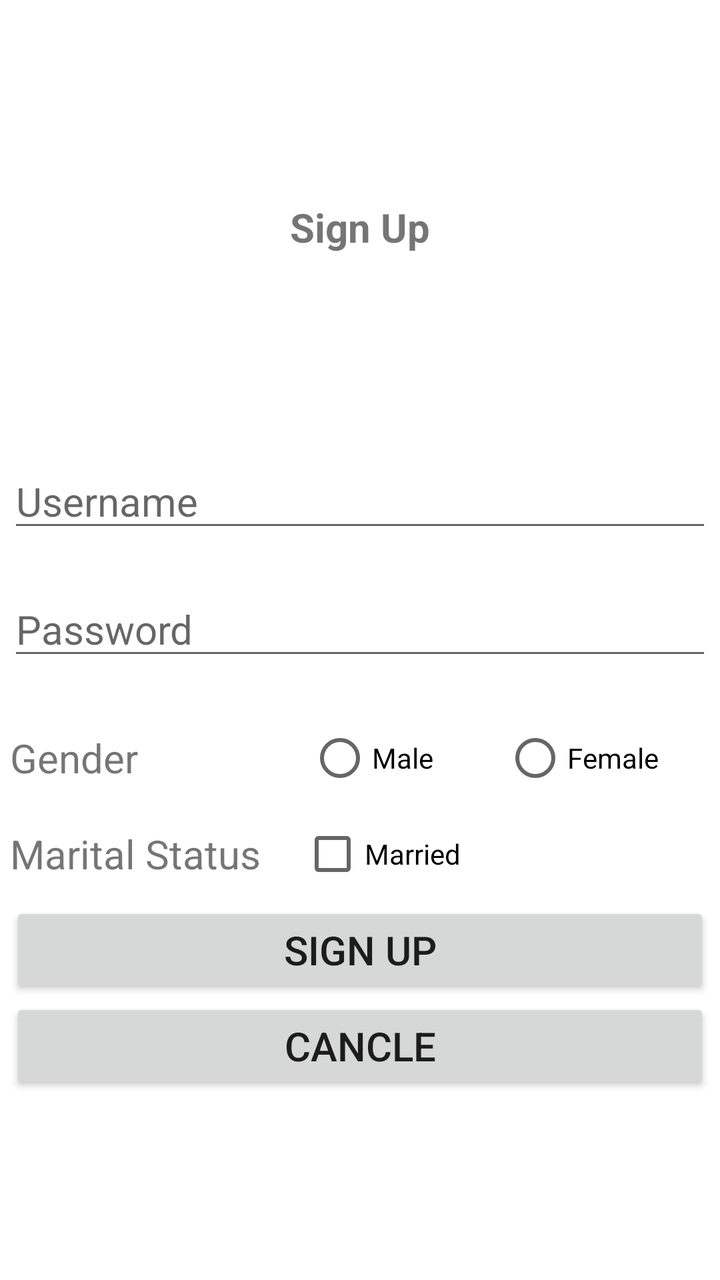
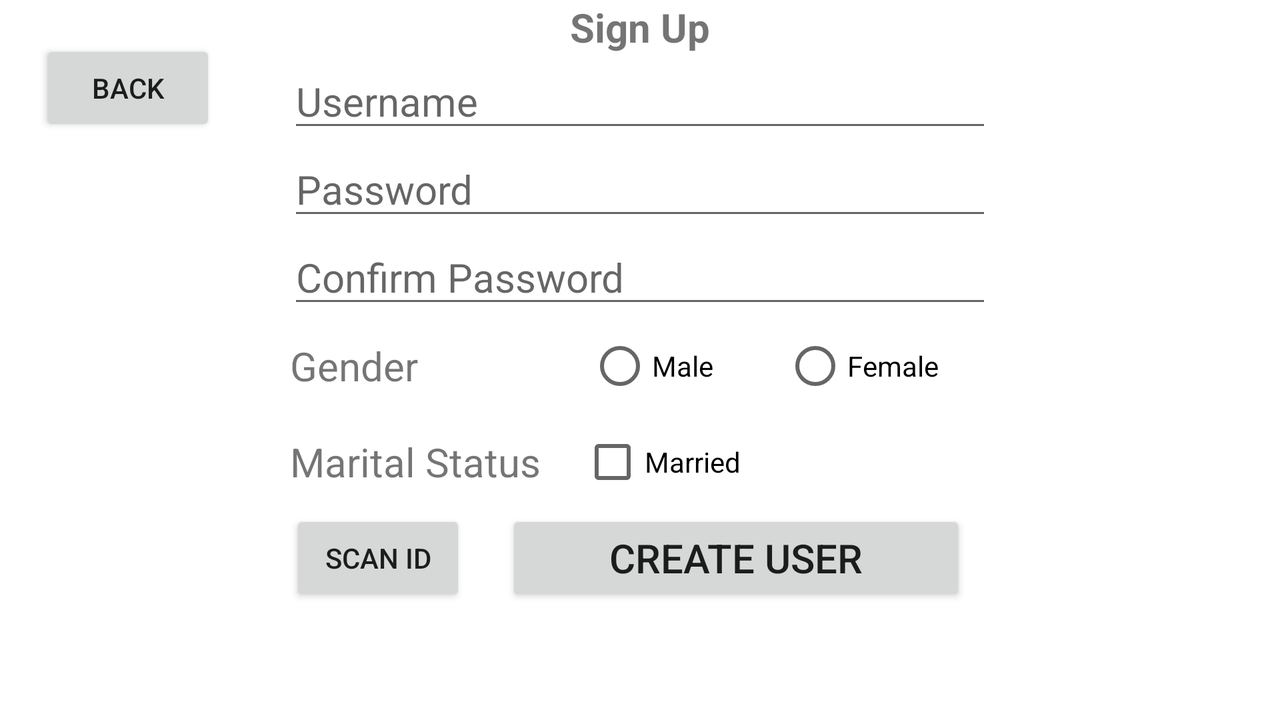

First picture: res/layout/ on a phone held upright. Second picture: the repository's own variant of that layout, on a device whose configuration matches the variant's folder. Source for both follows.
<!-- AndroidManifest.xml: application theme Theme.MAD_LAB -->
<!-- res/layout/activity_signup.xml -->
<?xml version="1.0" encoding="utf-8"?>
<RelativeLayout xmlns:android="http://schemas.android.com/apk/res/android"
    xmlns:app="http://schemas.android.com/apk/res-auto"
    xmlns:tools="http://schemas.android.com/tools"
    android:layout_width="match_parent"
    android:layout_height="match_parent"
    tools:context=".SignUpActivity">

    <TextView
        android:id="@+id/tv_signUp"
        android:layout_width="wrap_content"
        android:layout_height="wrap_content"
        android:layout_alignParentTop="true"
        android:layout_centerVertical="true"
        android:layout_centerHorizontal="true"
        android:text="Sign Up"
        android:textSize="20dp"
        android:textStyle="bold"
        android:layout_marginBottom="100dp"
        android:layout_marginTop="100dp"
        />

    <EditText
        android:id="@+id/et_Username"
        android:layout_width="352dp"
        android:layout_height="wrap_content"
        android:layout_centerHorizontal="true"
        android:layout_below="@id/tv_signUp"
        android:hint="Username"
        android:textSize="20dp"
        android:layout_marginBottom="20dp"
        />

    <EditText
        android:id="@+id/et_Password"
        android:layout_width="352dp"
        android:layout_height="wrap_content"
        android:layout_centerHorizontal="true"
        android:layout_below="@id/et_Username"
        android:hint="Password"
        android:textSize="20dp"
        android:layout_marginBottom="20dp"
        />

    <RelativeLayout
        android:layout_width="350dp"
        android:layout_height="wrap_content"
        android:layout_below="@id/et_Password"
        android:layout_centerHorizontal="true"
        android:id="@+id/field_gender">

        <TextView
            android:id="@+id/label_gender"
            android:layout_width="wrap_content"
            android:layout_height="wrap_content"
            android:text="Gender"
            android:textSize="20dp"
            android:layout_marginRight="85dp"
            android:layout_centerVertical="true"
            />

        <RadioButton
            android:id="@+id/rb_male"
            android:layout_width="wrap_content"
            android:layout_height="wrap_content"
            android:layout_toRightOf="@id/label_gender"
            android:text="Male"
            android:layout_marginRight="35dp"
            />

        <RadioButton
            android:id="@+id/rb_female"
            android:layout_width="wrap_content"
            android:layout_height="wrap_content"
            android:layout_toRightOf="@id/rb_male"
            android:text="Female"
            />

    </RelativeLayout>

    <RelativeLayout
        android:layout_width="350dp"
        android:layout_height="wrap_content"
        android:layout_below="@id/field_gender"
        android:layout_centerHorizontal="true"
        android:id="@+id/field_marital_status">

        <TextView
            android:id="@+id/lbl_marital_status"
            android:layout_width="wrap_content"
            android:layout_height="wrap_content"
            android:layout_centerVertical="true"
            android:text="Marital Status"
            android:textSize="20dp"
            android:layout_marginRight="20dp"
            />

        <CheckBox
            android:layout_width="wrap_content"
            android:layout_height="wrap_content"
            android:text="Married"
            android:layout_toRightOf="@+id/lbl_marital_status"
            />

    </RelativeLayout>

    <Button
        android:id="@+id/btn_SignUp"
        android:layout_width="350dp"
        android:layout_height="wrap_content"
        android:layout_centerHorizontal="true"
        android:text="Sign up"
        android:textSize="20dp"
        android:layout_below="@+id/field_marital_status"
        />

    <Button
        android:id="@+id/btn_Cancle"
        android:layout_width="350dp"
        android:layout_height="wrap_content"
        android:layout_centerHorizontal="true"
        android:text="Cancle"
        android:textSize="20dp"
        android:layout_below="@+id/btn_SignUp"
        />




</RelativeLayout>
<!-- resources referenced by this layout -->
<resources>
  <style name="Theme.MAD_LAB" parent="Theme.MaterialComponents.DayNight.DarkActionBar">
          
          <item name="colorPrimary">@color/purple_500</item>
          <item name="colorPrimaryVariant">@color/purple_700</item>
          <item name="colorOnPrimary">@color/white</item>
          
          <item name="colorSecondary">@color/teal_200</item>
          <item name="colorSecondaryVariant">@color/teal_700</item>
          <item name="colorOnSecondary">@color/black</item>
          
          <item name="android:statusBarColor" tools:targetApi="l">?attr/colorPrimaryVariant</item>
          
      </style>
  <color name="purple_500">#FF6200EE</color>
  <color name="purple_700">#FF3700B3</color>
  <color name="white">#FFFFFFFF</color>
  <color name="teal_200">#FF03DAC5</color>
  <color name="teal_700">#FF018786</color>
  <color name="black">#FF000000</color>
</resources>
<!-- res/layout-land/activity_signup.xml (the author's variant of the layout above) -->
<!-- drawn on the phone turned sideways -->
<?xml version="1.0" encoding="utf-8"?>
<RelativeLayout xmlns:android="http://schemas.android.com/apk/res/android"
    xmlns:app="http://schemas.android.com/apk/res-auto"
    xmlns:tools="http://schemas.android.com/tools"
    android:layout_width="match_parent"
    android:layout_height="match_parent"
    tools:context=".SignUpActivity">

    <Button
        android:id="@+id/btn_back_to_login"
        android:layout_width="wrap_content"
        android:layout_height="wrap_content"
        android:layout_alignParentStart="true"
        android:layout_alignParentTop="true"
        android:layout_marginStart="20dp"
        android:layout_marginTop="20dp"
        android:text="back"
        />

    <TextView
        android:id="@+id/tv_signUp"
        android:layout_width="wrap_content"
        android:layout_height="wrap_content"
        android:layout_alignParentTop="true"
        android:layout_centerInParent="true"
        android:text="Sign Up"
        android:textSize="20dp"
        android:textStyle="bold" />

    <EditText
        android:id="@+id/et_Username"
        android:layout_width="352dp"
        android:layout_height="wrap_content"
        android:layout_below="@id/tv_signUp"
        android:layout_centerHorizontal="true"
        android:hint="Username"
        android:textSize="20dp" />

    <EditText
        android:id="@+id/et_Password"
        android:layout_width="352dp"
        android:layout_height="wrap_content"
        android:layout_below="@id/et_Username"
        android:layout_centerHorizontal="true"
        android:hint="Password"
        android:textSize="20dp"
        android:inputType="textPassword"
        />

    <EditText
        android:id="@+id/et_confirm_password"
        android:layout_width="352dp"
        android:layout_height="wrap_content"
        android:layout_centerHorizontal="true"
        android:layout_below="@id/et_Password"
        android:hint="Confirm Password"
        android:textSize="20dp"
        android:inputType="textPassword"
        />

    <RelativeLayout
        android:layout_width="350dp"
        android:layout_height="wrap_content"
        android:layout_below="@id/et_confirm_password"
        android:layout_centerHorizontal="true"
        android:id="@+id/field_gender">

        <TextView
            android:id="@+id/label_gender"
            android:layout_width="wrap_content"
            android:layout_height="wrap_content"
            android:text="Gender"
            android:textSize="20dp"
            android:layout_marginEnd="85dp"
            android:layout_centerVertical="true"
            />

        <RadioButton
            android:id="@+id/rb_male"
            android:layout_width="wrap_content"
            android:layout_height="wrap_content"
            android:layout_toEndOf="@id/label_gender"
            android:text="Male"
            android:layout_marginEnd="35dp"
            />

        <RadioButton
            android:id="@+id/rb_female"
            android:layout_width="wrap_content"
            android:layout_height="wrap_content"
            android:layout_toEndOf="@id/rb_male"
            android:text="Female"
            />

    </RelativeLayout>

    <RelativeLayout
        android:layout_width="350dp"
        android:layout_height="wrap_content"
        android:layout_below="@id/field_gender"
        android:layout_centerHorizontal="true"
        android:id="@+id/field_marital_status">

        <TextView
            android:id="@+id/lbl_marital_status"
            android:layout_width="wrap_content"
            android:layout_height="wrap_content"
            android:layout_centerVertical="true"
            android:text="Marital Status"
            android:textSize="20dp"
            android:layout_marginEnd="20dp"
            />

        <CheckBox
            android:layout_width="wrap_content"
            android:layout_height="wrap_content"
            android:text="Married"
            android:layout_toEndOf="@+id/lbl_marital_status"
            />

    </RelativeLayout>

    <RelativeLayout
        android:layout_width="350dp"
        android:layout_height="wrap_content"
        android:layout_below="@+id/field_marital_status"
        android:layout_centerHorizontal="true"
        android:id="@+id/field_buttons">

        <Button
            android:id="@+id/btn_SignUp"
            android:layout_width="230dp"
            android:layout_height="wrap_content"
            android:layout_toEndOf="@+id/btn_IDcamera"
            android:text="Create User"
            android:textSize="20dp" />

        <Button
            android:id="@+id/btn_IDcamera"
            android:layout_width="wrap_content"
            android:layout_height="wrap_content"
            android:layout_marginEnd="20dp"
            android:text="Scan ID"
            />
    </RelativeLayout>


</RelativeLayout>
